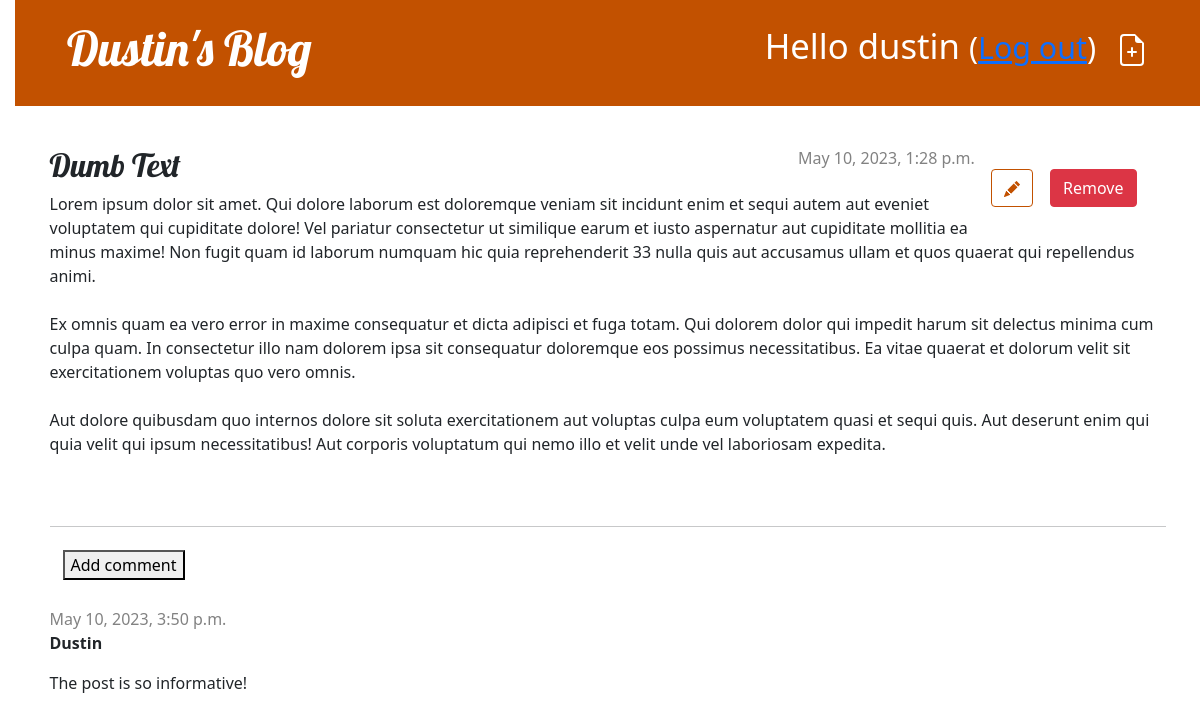
Page /post/7/ (signed in) on the committed database.
### blog/models.py (models this page shows, shortened)
class Post(models.Model):
    author = models.ForeignKey(settings.AUTH_USER_MODEL, on_delete=models.CASCADE)
    title = models.CharField(max_length=200)
    text = models.TextField()
    created_date = models.DateTimeField(default=timezone.now)
    published_date = models.DateTimeField(blank=True, null=True)

class Comment(models.Model):
    post = models.ForeignKey('blog.Post', on_delete=models.CASCADE, related_name='comments')
    author = models.CharField(max_length=200)
    text = models.TextField()
    created_date = models.DateTimeField(default=timezone.now())
    approved_comment = models.BooleanField(default=False)

### blog/views.py (the view)
# urls.py: path('post/<int:pk>/', views.post_detail, name='post_detail'),
def post_detail(request, pk):
    post = get_object_or_404(Post, pk=pk)
    return render(request, 'blog/post_detail.html', {'post': post})

### blog/templates/blog/post_detail.html (shortened to what this page needs)
{% extends 'blog/base.html' %}
{% block content %}
    <article class="post">
        <aside class="actions">
            {% if user.is_authenticated %}
                <a class="btn btn-secondary" href="{% url 'post_edit' pk=post.pk %}">
                </a>
                <a class="btn btn-default" href="{% url 'post_remove' pk=post.pk %}"><button type="button" class="btn btn-danger">Remove</button></a>
            {% endif %}
        </aside>
        {% if post.published_date %}
            <time class="date">
                {{ post.published_date }}
            </time>
        {% else %}
            <a class="btn btn-default" href="{% url 'post_publish' pk=post.pk %}"><button type="button" class="btn btn-success">Publish</button></a>
        {% endif %}
        <h2>{{ post.title }}</h2>
        <p>{{ post.text|linebreaksbr }}</p>
    </article>
    <hr>
    <a class="btn btn-default" href="{% url 'add_comment_to_post' pk=post.pk %}"><button type="button"> Add comment</button></a>
    {% for comment in post.comments.all %}
    {% if user.is_authenticated or comment.approved_comment %}
    <div class="comment">
        <div class="date">
            {{ comment.created_date }}
            {% if not comment.approved_comment %}
                <a class="btn btn-default" href="{% url 'comment_remove' pk=comment.pk %}"></a>
                <a class="btn btn-default" href="{% url 'comment_approve' pk=comment.pk %}"></a>
            {% endif %}
        </div>
        <strong>{{ comment.author }}</strong>
        <p>{{ comment.text|linebreaks }}</p>
    </div>
    {% endif %}
{% empty %}
    <p>No comments here yet :(</p>
{% endfor %}
{% endblock %}

### blog/templates/blog/base.html (shortened to what this page needs)
{% load static %}
<!DOCTYPE html>
<html>
    <head>
        <link rel="stylesheet" href="https://cdn.jsdelivr.net/npm/bootstrap@5.1.3/dist/css/bootstrap.min.css">
        <link rel="stylesheet" href="{% static 'css/blog.css' %}">
    </head>
    <body>
        <header class="page-header">
            <div class="container">
                {% if user.is_authenticated %}
                    <a href="{% url 'post_new' %}" class="top-menu">
                    </a>
                    <p class="top-menu">Hello {{ user.username }} <small>(<a href="{% url 'logout' %}">Log out</a>)</small></p>
                {% else %}
                    <a href="{% url 'login' %}" class="top-menu">Login</a>
                {% endif %}
                <h1><a href="/">Dustin's Blog</a></h1>
            </div>
          </header>
          <main class="container">
              <div class="row">
                  <div class="col">
                    {% block content %}
                    {% endblock %}
                  </div>
              </div>
          </main>
    </body>
</html>

### blog/static/css/blog.css (style rules this page uses)
h1 a, h2 a { color: #C25100; font-family: 'Lobster'; }
body { padding-left: 15px; }
.page-header { background-color: #C25100; margin-top: 0; margin-bottom: 40px; padding: 20px 20px 20px 40px; }
.page-header h1, .page-header h1 a, .page-header h1 a:visited, .page-header h1 a:active { color: #ffffff; font-size: 36pt; text-decoration: none; }
h1, h2, h3, h4 { font-family: 'Lobster', cursive; }
.date { color: #828282; }
.top-menu, .top-menu:hover, .top-menu:visited { color: #ffffff; float: right; font-size: 26pt; margin-right: 20px; }
.post { margin-bottom: 70px; }
.post > .date, .post > .actions { float: right; }
.btn-secondary, .btn-secondary:visited { color: #C25100; background: none; border-color: #C25100; }
.actions { margin: 1em; }
.comment { margin: 20px 0px 20px 0px; }

### rows in the picture
Post: published_date "May 10, 2023, 1:28 p.m.", title "Dumb Text", text "Lorem ipsum dolor sit amet. Qui dolore laborum est doloremque veniam sit incidunt enim et sequi autem aut eveniet voluptatem qui cupiditate dolore! Vel pariatur consectetur ut similique earum et iusto aspernatur aut cupiditate mollitia ea minus maxime! Non fugit quam id laborum numquam hic quia reprehenderit 33 nulla quis aut accusamus ullam et quos quaerat qui repellendus animi. Ex omnis quam ea vero error in maxime consequatur et dicta adipisci et fuga totam. Qui dolorem dolor qui impedit harum sit delectus minima cum culpa quam. In consectetur illo nam dolorem ipsa sit consequatur doloremque eos possimus necessitatibus. Ea vitae quaerat et dolorum velit sit exercitationem voluptas quo…"
Comment: created_date "May 10, 2023, 3:50 p.m.", approved_comment False (drawn), author "Dustin", text "The post is so informative!"

### other values in the picture
{{ user.username }} "dustin"
